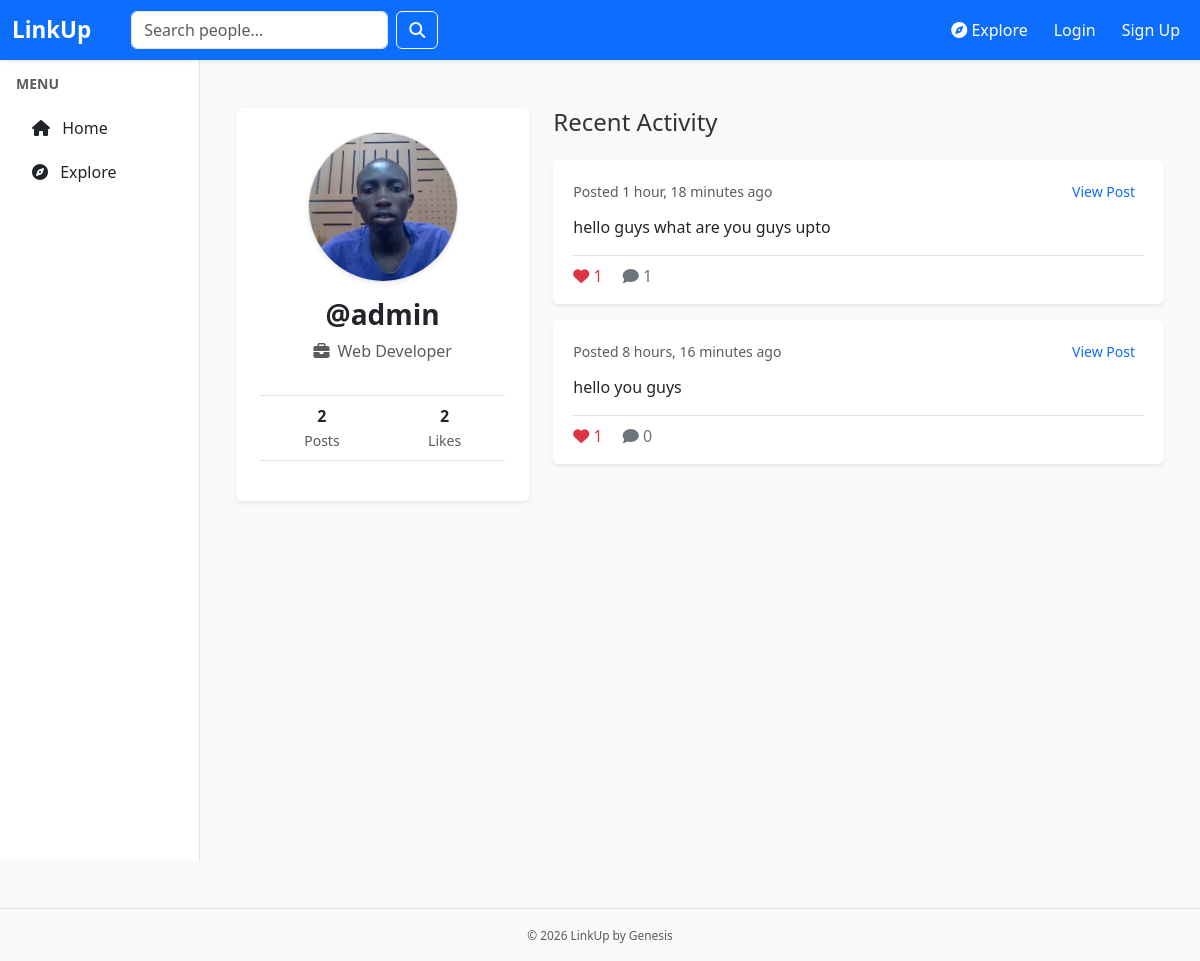
Page /profile/@admin/ on the committed database.
### profiles/models.py (models this page shows, shortened)
class UserProfile(models.Model):
    user = models.OneToOneField(User, on_delete=models.CASCADE)
    bio = models.TextField(max_length=300, blank=True)
    image = models.FileField(
        upload_to='profile_pics/',
        default='profiles/images/default_profile.png',
        blank=True
    )
    location = models.CharField(max_length=100, blank=True)
    skills = models.TextField(blank=True)
    job_title = models.CharField(max_length=100, blank=True)
    website = models.URLField(max_length=200, blank=True)
    contact = models.CharField(max_length=100, blank=True)
    education = models.TextField(blank=True)
    following = models.ManyToManyField('self', related_name='followers', symmetrical=False, blank=True)
    created_at = models.DateTimeField(auto_now_add=True)

### posts/models.py (models this page shows, shortened)
class Post(models.Model):
    user = models.ForeignKey(User, on_delete=models.CASCADE, related_name='user_posts')
    content = models.TextField()
    image = models.FileField(upload_to='post_images/', blank=True, null=True)
    created_at = models.DateTimeField(default=timezone.now)
    class Meta:
        ordering = ['-created_at']

### profiles/views.py (the view)
# urls.py: path('profile/<str:username>/', views.profile_detail, name='profile_detail'),
def profile_detail(request, username):
    target_user = get_object_or_404(User, username=username)
    profile = target_user.userprofile
    user_posts_list = Post.objects.filter(user=target_user).order_by('-created_at')
    total_likes = Like.objects.filter(post__user=target_user).count()
    paginator = Paginator(user_posts_list, 5)
    page_number = request.GET.get('page')
    posts = paginator.get_page(page_number)
    following_profile = False
    if request.user.is_authenticated and request.user != target_user:
        following_profile = request.user.userprofile.following.filter(id=profile.id).exists()
    context = {
        'profile': profile,
        'posts': posts,
        'total_likes_received': total_likes,
        'following_profile': following_profile,
    }
    return render(request, 'profiles/profile_detail.html', context)

### profiles/templates/profiles/profile_detail.html (shortened to what this page needs)
{% extends 'profiles/base.html' %}
{% load static %}
{% block content %}
<div class="container mt-4">
    <div class="row">
        <div class="col-md-4">
            <div class="card shadow-sm border-0 text-center p-4">
               <div class="mb-3">
    {% if profile.image and profile.image != "" %}
        <img src="{{ profile.image }}"
             class="rounded-circle border shadow-sm"
             style="width: 150px; height: 150px; object-fit: cover;"
             alt="{{ profile.user.username }}">
    {% else %}
        <img src="https://ui-avatars.com/api/?name={{ profile.user.username }}&background=random&size=150"
             class="rounded-circle border shadow-sm"
             style="width: 150px; height: 150px; object-fit: cover;"
             alt="Default Avatar">
    {% endif %}
</div>
                <h3 class="fw-bold">{{ profile.user.username }}</h3>
                <p class="text-muted"><i class="fas fa-briefcase me-1"></i> {{ profile.job_title|default:"Professional" }}</p>
                <div class="d-flex justify-content-around my-3 border-top border-bottom py-2">
                    <div>
                        <div class="fw-bold">{{ posts.paginator.count|default:posts.count }}</div>
                        <small class="text-muted">Posts</small>
                    </div>
                    <div>
                        <div class="fw-bold">{{ total_likes_received|default:0 }}</div>
                        <small class="text-muted">Likes</small>
                    </div>
                </div>
            </div>
        </div>
        <div class="col-md-8">
            <h4 class="mb-4">Recent Activity</h4>
            {% for post in posts %}
                <div class="card mb-3 shadow-sm border-0">
                    <div class="card-body">
                        <div class="d-flex justify-content-between align-items-center mb-2">
                            <small class="text-muted">Posted {{ post.created_at|timesince }} ago</small>
                            <a href="{% url 'profiles:post_detail' post.id %}" class="btn btn-sm btn-link text-decoration-none">View Post</a>
                        </div>
                        <p class="card-text">{{ post.content|linebreaksbr }}</p>
                        <div class="pt-2 border-top">
                            <span class="me-3 text-danger"><i class="fas fa-heart"></i> {{ post.likes.count }}</span>
                            <span class="text-secondary"><i class="fas fa-comment"></i> {{ post.comments.count }}</span>
                        </div>
                    </div>
                </div>
            {% empty %}
                <div class="text-center py-5 bg-white rounded shadow-sm">
                    <p class="text-muted mb-0">No posts shared yet.</p>
                </div>
            {% endfor %}
        </div>
    </div>
</div>
{% endblock %}

### static/css/style.css (style rules this page uses)
:root { --linkup-blue: #007bff; --linkup-gold: #ffc107; --linkup-gray: #f8f9fa; --linkup-dark: #343a40; }
body { font-family: 'Segoe UI', sans-serif; background-color: var(--linkup-gray); color: #333; }
.card { border: none; box-shadow: 0 2px 6px rgba(0,0,0,0.05); }
.card-body { padding: 1rem 1.25rem; }
.card-text { font-size: 1rem; line-height: 1.5; }

### rows in the picture
UserProfile: image (picture), user.username "@admin", job_title "Web Developer"
Post: created_at "1 hour, 18 minutes", content "hello guys what are you guys upto", likes.count "1", comments.count "1"
Post: created_at "8 hours, 16 minutes", content "hello you guys", likes.count "1", comments.count "0"

### other values in the picture
{{ posts.paginator.count|default:posts.count }} "2"
{{ total_likes_received|default:0 }} "2"
